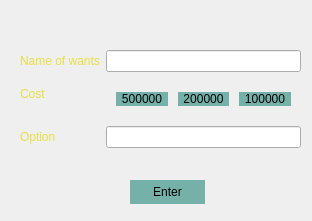
<?xml version="1.0" encoding="UTF-8"?>
<ui version="4.0">
 <class>Form</class>
 <widget class="QWidget" name="Form">
  <property name="geometry">
   <rect>
    <x>0</x>
    <y>0</y>
    <width>312</width>
    <height>221</height>
   </rect>
  </property>
  <property name="windowTitle">
   <string>Form</string>
  </property>
  <widget class="QWidget" name="formLayoutWidget">
   <property name="geometry">
    <rect>
     <x>10</x>
     <y>40</y>
     <width>301</width>
     <height>131</height>
    </rect>
   </property>
   <layout class="QFormLayout" name="formLayout">
    <property name="horizontalSpacing">
     <number>6</number>
    </property>
    <property name="verticalSpacing">
     <number>10</number>
    </property>
    <property name="leftMargin">
     <number>10</number>
    </property>
    <property name="topMargin">
     <number>10</number>
    </property>
    <property name="rightMargin">
     <number>10</number>
    </property>
    <property name="bottomMargin">
     <number>10</number>
    </property>
    <item row="0" column="0">
     <widget class="QLabel" name="label">
      <property name="styleSheet">
       <string notr="true">color : #e6df44</string>
      </property>
      <property name="text">
       <string>Name of wants</string>
      </property>
     </widget>
    </item>
    <item row="0" column="1">
     <widget class="QLineEdit" name="lineEdit"/>
    </item>
    <item row="1" column="0">
     <widget class="QLabel" name="label_10">
      <property name="styleSheet">
       <string notr="true">color : #e6df44</string>
      </property>
      <property name="text">
       <string>Cost</string>
      </property>
     </widget>
    </item>
    <item row="1" column="1">
     <layout class="QHBoxLayout" name="horizontalLayout">
      <property name="spacing">
       <number>10</number>
      </property>
      <property name="leftMargin">
       <number>10</number>
      </property>
      <property name="topMargin">
       <number>10</number>
      </property>
      <property name="rightMargin">
       <number>10</number>
      </property>
      <property name="bottomMargin">
       <number>10</number>
      </property>
      <item>
       <widget class="QPushButton" name="pushButton_3">
        <property name="styleSheet">
         <string notr="true">QPushButton{
border : None ; 
border-radius : 30px;
background-color:#75b1a9;
}
QPushButton:hover{
border : None ; 
border-radius : 30px;
background-color:#f0810f
}
QPushButton:pressed{
border : None ; 
border-radius : 30px;
background-color:#e6df44
}</string>
        </property>
        <property name="text">
         <string>500000</string>
        </property>
       </widget>
      </item>
      <item>
       <widget class="QPushButton" name="pushButton_2">
        <property name="styleSheet">
         <string notr="true">QPushButton{
border : None ; 
border-radius : 30px;
background-color:#75b1a9;
}
QPushButton:hover{
border : None ; 
border-radius : 30px;
background-color:#f0810f
}
QPushButton:pressed{
border : None ; 
border-radius : 30px;
background-color:#e6df44
}</string>
        </property>
        <property name="text">
         <string>200000</string>
        </property>
       </widget>
      </item>
      <item>
       <widget class="QPushButton" name="pushButton">
        <property name="styleSheet">
         <string notr="true">QPushButton{
border : None ; 
border-radius : 30px;
background-color:#75b1a9;
}
QPushButton:hover{
border : None ; 
border-radius : 30px;
background-color:#f0810f
}
QPushButton:pressed{
border : None ; 
border-radius : 30px;
background-color:#e6df44
}</string>
        </property>
        <property name="text">
         <string>100000</string>
        </property>
       </widget>
      </item>
     </layout>
    </item>
    <item row="2" column="0">
     <widget class="QLabel" name="label_3">
      <property name="styleSheet">
       <string notr="true">color : #e6df44</string>
      </property>
      <property name="text">
       <string>Option</string>
      </property>
     </widget>
    </item>
    <item row="2" column="1">
     <widget class="QLineEdit" name="lineEdit_2"/>
    </item>
   </layout>
  </widget>
  <widget class="QLabel" name="label_2">
   <property name="geometry">
    <rect>
     <x>0</x>
     <y>0</y>
     <width>311</width>
     <height>221</height>
    </rect>
   </property>
   <property name="styleSheet">
    <string notr="true">background-image: url(:/newPrefix/th.jpg)</string>
   </property>
   <property name="text">
    <string/>
   </property>
  </widget>
  <widget class="QPushButton" name="pushButton_4">
   <property name="geometry">
    <rect>
     <x>130</x>
     <y>180</y>
     <width>75</width>
     <height>24</height>
    </rect>
   </property>
   <property name="styleSheet">
    <string notr="true">QPushButton{
border : None ; 
border-radius : 30px;
background-color:#75b1a9;
}
QPushButton:hover{
border : None ; 
border-radius : 30px;
background-color:#f0810f
}
QPushButton:pressed{
border : None ; 
border-radius : 30px;
background-color:#e6df44
}</string>
   </property>
   <property name="text">
    <string>Enter</string>
   </property>
  </widget>
  <zorder>label_2</zorder>
  <zorder>formLayoutWidget</zorder>
  <zorder>pushButton_4</zorder>
 </widget>
 <resources>
  <include location="image.qrc"/>
 </resources>
 <connections/>
</ui>
